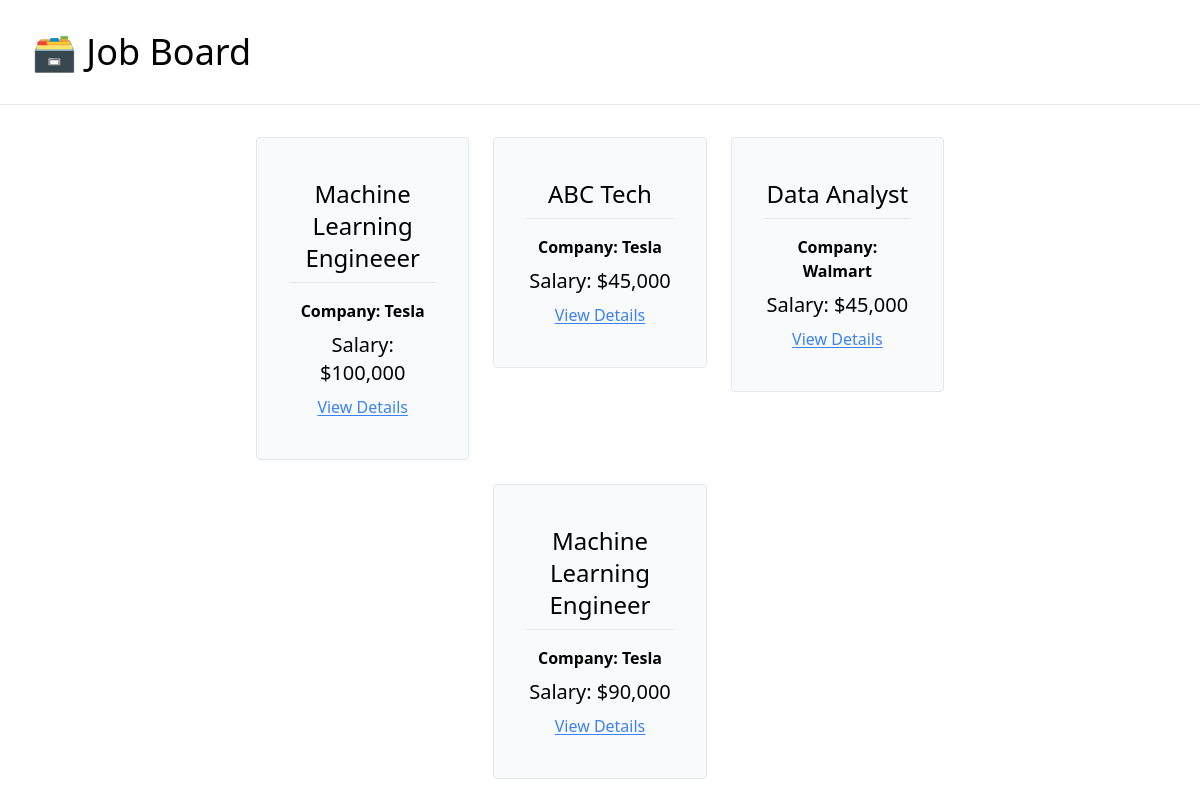
The page / on the database its author committed.
### job_board/models.py (models this page shows, shortened)
class JobPosting(models.Model):
	title = models.CharField(max_length=50)
	description = models.TextField()
	company = models.CharField(max_length=100)
	salary = models.IntegerField()
	is_active = models.BooleanField(default=False)

### job_board/views.py (the view)
# urls.py: path('', index, name="home"),
def index(request):
	active_postings = JobPosting.objects.filter(is_active=True)
	context = {
		'job_postings': active_postings
	}
	return render(request, 'job_board/index.html', context)

### job_board/templates/job_board/index.html
{% extends 'job_board/_base.html' %}
{% load humanize %}
{% block content %}
    <div class="flex justify-center w-10/12 mx-auto flex-wrap gap-6">
        {% for posting in job_postings %}
            <a class="w-1/4 text-center" href="{% url 'job-detail' posting.pk %}">
            <div class="border rounded px-8 py-10 bg-gray-50 hover:bg-gray-100 hover:cursor-pointer">
                <p class="text-2xl pb-2">{{posting.title}}</p>
                <hr class="py-2">
                <p class="font-semibold pb-2">Company: {{posting.company}}</p>
                <p class="text-xl pb-2">Salary: ${{posting.salary|intcomma}}</p>
                <p class="underline underline-offset-2 text-blue-500 hover:text-blue-400">View Details</p>
            </div>
            </a>
        {% endfor %}
    </div>
{% endblock content %}

### rows shown on the page
JobPosting: title "Machine Learning Engineeer", company "Tesla", salary "100,000"
JobPosting: title "ABC Tech", company "Tesla", salary "45,000"
JobPosting: title "Data Analyst", company "Walmart", salary "45,000"
JobPosting: title "Machine Learning Engineer", company "Tesla", salary "90,000"
